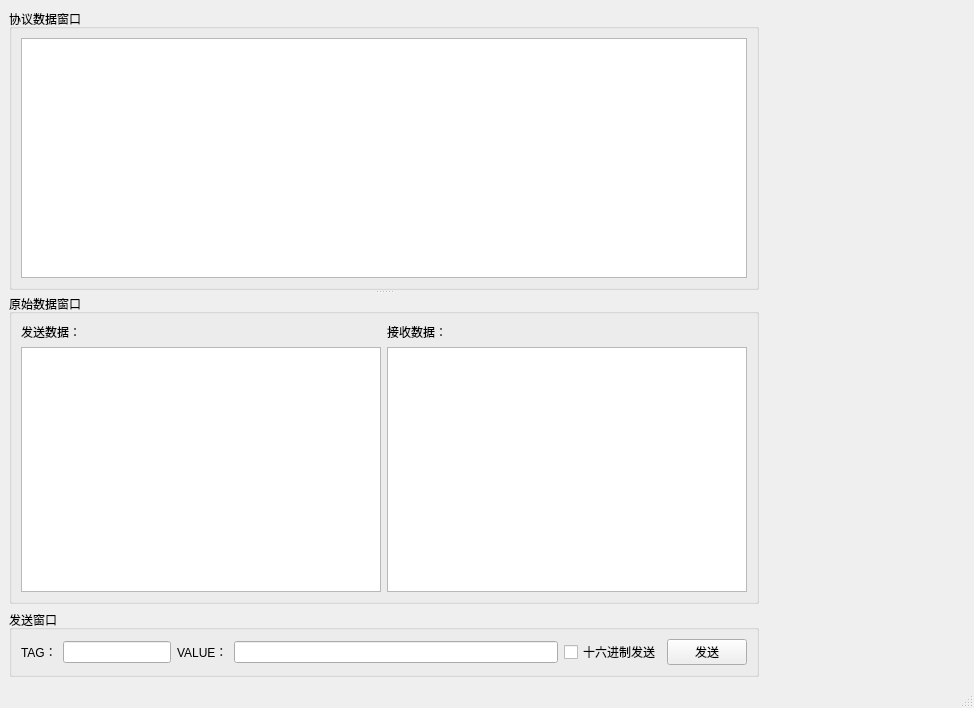
<?xml version="1.0" encoding="UTF-8"?>
<ui version="4.0">
 <class>MainWindow</class>
 <widget class="QMainWindow" name="MainWindow">
  <property name="geometry">
   <rect>
    <x>0</x>
    <y>0</y>
    <width>974</width>
    <height>708</height>
   </rect>
  </property>
  <property name="windowTitle">
   <string>comm_test</string>
  </property>
  <widget class="QWidget" name="centralwidget">
   <layout class="QHBoxLayout" name="horizontalLayout">
    <item>
     <layout class="QVBoxLayout" name="verticalLayout">
      <item>
       <widget class="QSplitter" name="splitter">
        <property name="orientation">
         <enum>Qt::Vertical</enum>
        </property>
        <widget class="QGroupBox" name="commGbox">
         <property name="title">
          <string>协议数据窗口</string>
         </property>
         <layout class="QVBoxLayout" name="verticalLayout_2">
          <item>
           <widget class="QTextEdit" name="commTedit">
            <property name="html">
             <string>&lt;!DOCTYPE HTML PUBLIC &quot;-//W3C//DTD HTML 4.0//EN&quot; &quot;http://www.w3.org/TR/REC-html40/strict.dtd&quot;&gt;
&lt;html&gt;&lt;head&gt;&lt;meta name=&quot;qrichtext&quot; content=&quot;1&quot; /&gt;&lt;style type=&quot;text/css&quot;&gt;
p, li { white-space: pre-wrap; }
&lt;/style&gt;&lt;/head&gt;&lt;body style=&quot; font-family:'SimSun'; font-size:9pt; font-weight:400; font-style:normal;&quot;&gt;
&lt;p style=&quot;-qt-paragraph-type:empty; margin-top:0px; margin-bottom:0px; margin-left:0px; margin-right:0px; -qt-block-indent:0; text-indent:0px;&quot;&gt;&lt;br /&gt;&lt;/p&gt;&lt;/body&gt;&lt;/html&gt;</string>
            </property>
            <property name="textInteractionFlags">
             <set>Qt::TextSelectableByMouse</set>
            </property>
           </widget>
          </item>
         </layout>
        </widget>
        <widget class="QGroupBox" name="dataGbox">
         <property name="title">
          <string>原始数据窗口</string>
         </property>
         <layout class="QGridLayout" name="gridLayout">
          <item row="0" column="0">
           <widget class="QLabel" name="dataTxLab">
            <property name="text">
             <string>发送数据：</string>
            </property>
           </widget>
          </item>
          <item row="0" column="1">
           <widget class="QLabel" name="dataRxLab">
            <property name="text">
             <string>接收数据：</string>
            </property>
           </widget>
          </item>
          <item row="1" column="0">
           <widget class="QTextEdit" name="dataTxTedit">
            <property name="textInteractionFlags">
             <set>Qt::TextSelectableByMouse</set>
            </property>
           </widget>
          </item>
          <item row="1" column="1">
           <widget class="QTextEdit" name="dataRxTedit">
            <property name="textInteractionFlags">
             <set>Qt::TextSelectableByMouse</set>
            </property>
           </widget>
          </item>
         </layout>
        </widget>
       </widget>
      </item>
      <item>
       <widget class="QGroupBox" name="sendGbox">
        <property name="title">
         <string>发送窗口</string>
        </property>
        <layout class="QHBoxLayout" name="horizontalLayout_2">
         <item>
          <widget class="QLabel" name="tagLab">
           <property name="sizePolicy">
            <sizepolicy hsizetype="Preferred" vsizetype="Fixed">
             <horstretch>0</horstretch>
             <verstretch>0</verstretch>
            </sizepolicy>
           </property>
           <property name="text">
            <string>TAG：</string>
           </property>
          </widget>
         </item>
         <item>
          <widget class="QLineEdit" name="tagLedit">
           <property name="sizePolicy">
            <sizepolicy hsizetype="Fixed" vsizetype="Fixed">
             <horstretch>0</horstretch>
             <verstretch>0</verstretch>
            </sizepolicy>
           </property>
          </widget>
         </item>
         <item>
          <widget class="QLabel" name="valueLab">
           <property name="sizePolicy">
            <sizepolicy hsizetype="Preferred" vsizetype="Fixed">
             <horstretch>0</horstretch>
             <verstretch>0</verstretch>
            </sizepolicy>
           </property>
           <property name="text">
            <string>VALUE：</string>
           </property>
          </widget>
         </item>
         <item>
          <widget class="QLineEdit" name="valueLedit"/>
         </item>
         <item>
          <widget class="QCheckBox" name="hexCkbox">
           <property name="text">
            <string>十六进制发送</string>
           </property>
          </widget>
         </item>
         <item>
          <widget class="QPushButton" name="sendPbtn">
           <property name="text">
            <string>发送</string>
           </property>
          </widget>
         </item>
        </layout>
       </widget>
      </item>
     </layout>
    </item>
    <item>
     <widget class="SerialTool" name="serialWidget" native="true">
      <property name="minimumSize">
       <size>
        <width>200</width>
        <height>0</height>
       </size>
      </property>
      <property name="maximumSize">
       <size>
        <width>200</width>
        <height>16777215</height>
       </size>
      </property>
     </widget>
    </item>
   </layout>
  </widget>
  <widget class="QStatusBar" name="statusbar"/>
 </widget>
 <customwidgets>
  <customwidget>
   <class>SerialTool</class>
   <extends>QWidget</extends>
   <header>serialtool.h</header>
   <container>1</container>
  </customwidget>
 </customwidgets>
 <resources/>
 <connections/>
</ui>
